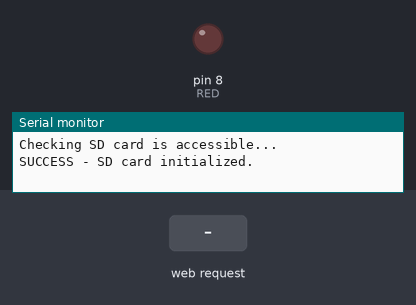
A sketch run on a simulated Arduino Uno, built for the host (arithmetic inside an expression is 32-bit, double 64-bit). On the bench: output pins drawn as LEDs (lit = HIGH), the last lines printed to the serial monitor. The test bench sets the inputs (shaded band). WiFi joins after 1.5 s; servers stay silent unless stated; storage starts empty.

Above: at 1.2 s.
1.3 s: HTTP request GET /ledstatus received
At 2.0 s:
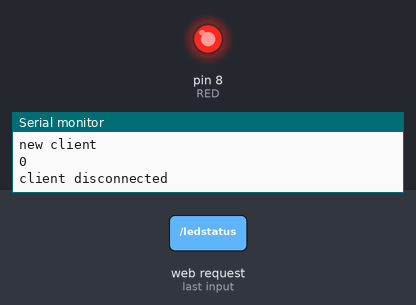
Timing chart, 0 to 4.3 s (numbered marks = the images above; inputs shaded):
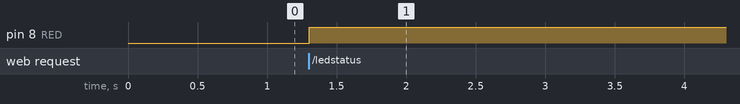

The sketch:

sd_card_with_AJAX.ino
```cpp
/*
  Web Server - SD Card

  A simple web server that shows the value of the analog input pins.
  using an Arduino Wiznet Ethernet shield. Also makes use of AJAX
  to keep elements updated on the webpage.

  Circuit:
   Ethernet shield attached to pins 10, 11, 12, 13
   LED connected to pin 8 and GND

  Last Modified:         27/11/2016

  Author:       Gus @ ArduinoMyLifeUp.com
  --------------------------------------------------------------*/

#include <SPI.h>
#include <Ethernet.h>
#include <SD.h>


// Enter a MAC address and IP address for your controller below.
// The IP address will be dependent on your local network:
byte mac[] = {
  0xDE, 0xAD, 0xBE, 0xEF, 0xFE, 0xED
};
IPAddress ip(192, 168, 1, 177);

// Initialize the Ethernet server library
// (port 80 is default for HTTP):
EthernetServer server(80);

File webPage;
int RED = 8;              //LED to turn on/off
String HTTP_req;          // stores the HTTP request

void setup()
{
  Ethernet.begin(mac, ip);  // initialize Ethernet device
  server.begin();           // start to listen for clients
  Serial.begin(9600);       // for debugging
  while (!Serial) {
    ; // wait for serial port to connect. Needed for native USB port only
  }
  // initialize SD card
  Serial.println("Checking SD card is accessible...");
  if (!SD.begin(4)) {
    Serial.println("ERROR - SD card initialization failed!");
    return;    // init failed
  }
  Serial.println("SUCCESS - SD card initialized.");
  HTTP_req = "";
  //Set LED to output
  pinMode(RED, OUTPUT);
}

void loop()
{
  // listen for incoming clients
  EthernetClient client = server.available();
  if (client) {
    Serial.println("new client");
    // an http request ends with a blank line
    boolean currentLineIsBlank = true;
    while (client.connected()) {
      if (client.available()) {
        char c = client.read(); // read 1 byte (character) from client
        // if you've gotten to the end of the line (received a newline
        // character) and the line is blank, the http request has ended,
        // so you can send a reply
        if ( HTTP_req.length() < 80)
          HTTP_req += c;  // save the HTTP request 1 char at a time
        if (c == '\n' && currentLineIsBlank) {
          // send a standard http response header
          client.println("HTTP/1.1 200 OK");
          client.println("Content-Type: text/html");
          client.println("Connection: close");
          client.println();
          // send web page
          if (HTTP_req.indexOf("ajaxrefresh") >= 0 ) {
            ajaxRequest(client);  //update the analog values
            break;
          }
          else if (HTTP_req.indexOf("ledstatus") >= 0 ) {
            ledChangeStatus(client); //change the LED state
            break;
          }
          else {
            webPage = SD.open("index.htm");        // open web page file
            if (webPage) {
              while (webPage.available()) {
                client.write(webPage.read()); // send web page to client
              }
              webPage.close();
            }
            break;
          }
          if (c == '\n') {
            // you're starting a new line
            currentLineIsBlank = true;
          } else if (c != '\r') {
            // you've gotten a character on the current line
            currentLineIsBlank = false;
          }
        }
      }
    }
    // give the web browser time to receive the data
    delay(1);
    // close the connection:
    client.stop();
    HTTP_req = "";
    Serial.println("client disconnected");
  } // end if (client)
}

// send the state of the switch to the web browser
void ajaxRequest(EthernetClient client)
{
  for (int analogChannel = 0; analogChannel < 6; analogChannel++) {
    int sensorReading = analogRead(analogChannel);
    client.print("analog input ");
    client.print(analogChannel);
    client.print(" is ");
    client.print(sensorReading);
    client.println("<br />");
  }
}

void ledChangeStatus(EthernetClient client)
{
  int state = digitalRead(RED);
  Serial.println(state);
  if (state == 1) {
    digitalWrite(RED, LOW);
    client.print("OFF");
  }
  else {
    digitalWrite(RED, HIGH);
    client.print("ON");
  }
}
```

Measured:
- after the input at 1.3 s, pin 8 (RED): LOW → HIGH at once
